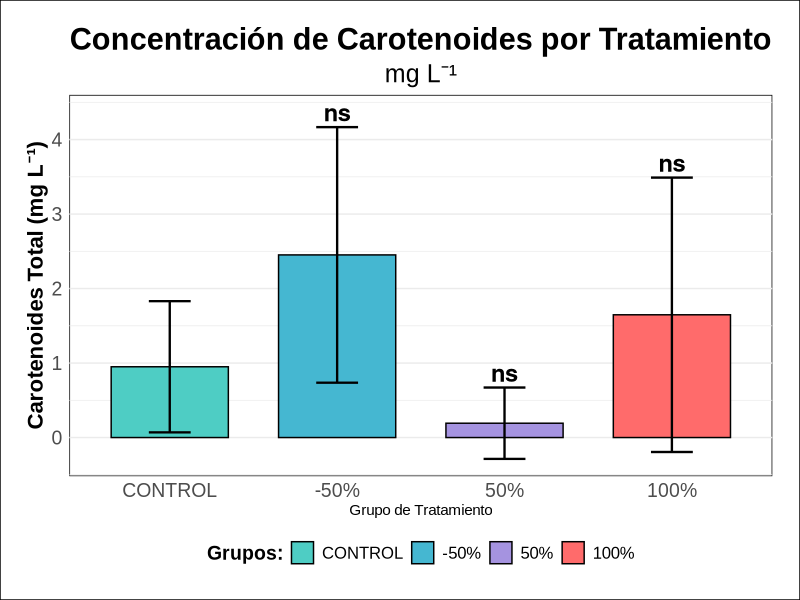
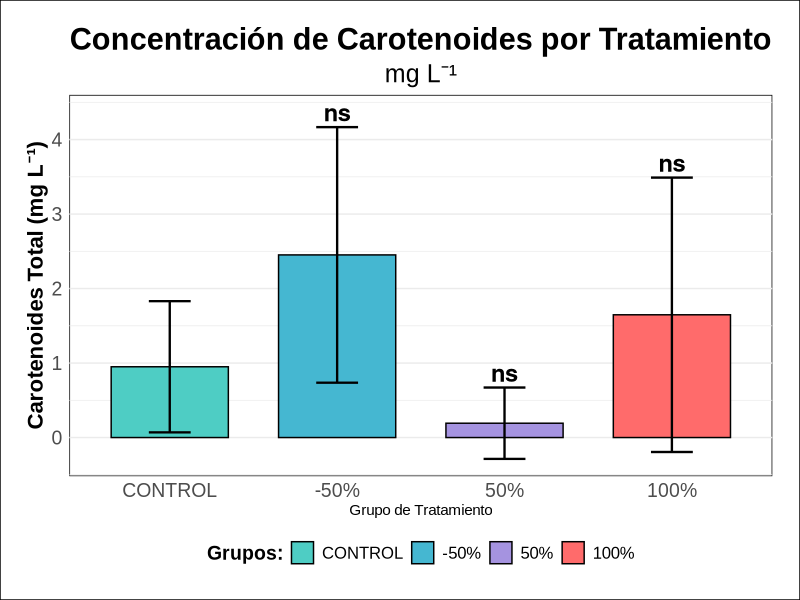

The R script that drew these images, in order:
# ==========================================================================
# Concentración de carotenoides por tratamiento
# ==========================================================================
# Autor: Dr. José Juan Torres Martínez
# Docente de Ciencias Químicas
# Universidad Autónoma de San Luis Potosí (UASLP)
# México
#
# Material académico para estudiantes
#
# Descripción: Análisis estadístico (prueba de Dunnett) y gráfico de la concentración de carotenoides por tratamiento.
# ==========================================================================


# 1. CARGAR PAQUETES Y DATOS
# ----------------------------------
library(tidyverse)
library(multcomp)
library(ggtext)

# Nuevos datos de carotenoides calculando la media de las repeticiones
datos_carotenoides <- data.frame(
  Grupo = factor(rep(c("CONTROL", "-50%", "50%", "100%"), each = 3), levels = c("CONTROL", "-50%", "50%", "100%")),
  Repetición = factor(rep(1:3, 4)),
  Carotenoides_Total = c(1.607437, 1.293179, -0.050430,
                         2.116677, 0.928509, 4.309613,
                         0.011860, -0.170163, 0.735460,
                         2.969862, 2.429413, -0.455743)
)

# ----------------------------------
# 2. ANÁLISIS ESTADÍSTICO
# ----------------------------------
dunnett_resultados_carotenoides <- datos_carotenoides %>%
  group_by(NULL) %>% # No agrupamos por días
  group_modify(~ {
    .x$Grupo <- relevel(.x$Grupo, ref = "CONTROL")
    modelo <- aov(Carotenoides_Total ~ Grupo, data = .x)
    dunnett <- glht(modelo, linfct = mcp(Grupo = "Dunnett"))
    resumen <- summary(dunnett)
    
    data.frame(
      contrast = names(coef(dunnett)),
      estimate = as.numeric(coef(dunnett)),
      p.value = as.numeric(resumen$test$pvalues),
      stringsAsFactors = FALSE
    )
  }) %>%
  ungroup() %>%
  mutate(
    contrast = str_remove(contrast, " - CONTROL"),
    p.adj = p.value,
    p.adj.signif = case_when(
      p.adj > 0.05 ~ "ns",
      p.adj <= 0.05 & p.adj > 0.01 ~ "*",
      p.adj <= 0.01 & p.adj > 0.001 ~ "**",
      p.adj <= 0.001 ~ "***"
    )
  )

# Preparar datos para gráfico
datos_resumen_carotenoides <- datos_carotenoides %>%
  group_by(Grupo) %>%
  summarise(
    Media_Carotenoides = mean(Carotenoides_Total),
    DE_Carotenoides = sd(Carotenoides_Total),
    n = n(),
    .groups = "drop"
  )

resultados_grafico_carotenoides <- datos_resumen_carotenoides %>%
  filter(Grupo != "CONTROL") %>%
  left_join(dunnett_resultados_carotenoides, by = c("Grupo" = "contrast")) %>%
  mutate(y.position = Media_Carotenoides + DE_Carotenoides + 0.2) # Ajuste menor para la posición de las etiquetas

# ----------------------------------
# 3. GRÁFICO CON LEYENDA
# ----------------------------------
grafico_final_carotenoides <- ggplot(datos_resumen_carotenoides, aes(x = Grupo, y = Media_Carotenoides, fill = Grupo)) +
  geom_bar(stat = "identity", color = "black", position = position_dodge(), width = 0.7) +
  geom_errorbar(aes(ymin = Media_Carotenoides - DE_Carotenoides,
                    ymax = Media_Carotenoides + DE_Carotenoides),
                width = 0.25,
                position = position_dodge(0.7),
                size = 0.8) +
  scale_fill_manual(values = c("CONTROL" = "#4ECDC4",
                               "-50%" = "#45B7D1",
                               "50%" = "#A593E0",
                               "100%" = "#FF6B6B"),
                    name = "Grupos:") +
  geom_text(data = resultados_grafico_carotenoides %>% filter(!is.na(p.adj.signif)),
            aes(x = Grupo, y = y.position, label = p.adj.signif),
            size = 6, fontface = "bold", color = "black",
            position = position_dodge(width = 0.7)) +
  labs(
    title = "Concentración de Carotenoides por Tratamiento",
    subtitle = "mg L⁻¹",
    x = "Grupo de Tratamiento",
    y = "Carotenoides Total (mg L⁻¹)"
  ) +
  theme_minimal() +
  theme(
    text = element_text(family = "Arial"),
    plot.background = element_rect(fill = "white"),
    panel.background = element_rect(fill = "white"),
    plot.title = element_text(face = "bold", hjust = 0.5, size = 22),
    plot.subtitle = element_text(hjust = 0.5, size = 18),
    axis.title.y = element_text(face = "bold", size = 16),
    axis.text.x = element_text(size = 14),
    axis.text.y = element_text(size = 14),
    legend.position = "bottom",
    legend.title = element_text(face = "bold", size = 14),
    legend.text = element_text(size = 12),
    panel.grid.major.x = element_blank(),
    panel.grid.minor.x = element_blank(),
    plot.margin = margin(20, 20, 20, 20),
    strip.background = element_rect(fill = "lightgray")
  )

# Mostrar gráfico
print(grafico_final_carotenoides)

# Exportar en alta calidad
ggsave("carotenoides_tratamientos.tiff", plot = grafico_final_carotenoides,
       device = "tiff", dpi = 1200, bg = "white",
       width = 10, height = 6, units = "in", compression = "lzw")

# --------------------------------------------------------------------------
# Interpretación: Concentración de Carotenoides por Tratamiento
# --------------------------------------------------------------------------
# - Eje X: Grupo de Tratamiento (CONTROL, -50%, 50% y 100%). Es una variable
#   categórica, sin unidades: cada barra es un tratamiento distinto, no una cantidad
#   que aumente de izquierda a derecha. Los tratamientos son niveles de un factor
#   (por ejemplo, una dosis o condición aplicada al cultivo).
# - Eje Y: Carotenoides Total, en miligramos por litro (mg L⁻¹). La altura de cada
#   barra es la media de las 3 repeticiones de ese tratamiento. La línea vertical
#   que cruza cada barra es la barra de error: muestra la desviación estándar (DE),
#   es decir, cuánto variaron las repeticiones alrededor de la media. También está
#   en mg L⁻¹, igual que el eje Y.
# - Lo que se aprecia: la barra más alta es la del tratamiento -50% (media de
#   aprox. 2.45 mg L⁻¹) y la más baja es la del 50% (media de aprox. 0.19 mg L⁻¹).
#   El CONTROL queda en aprox. 0.95 mg L⁻¹ y el 100% en aprox. 1.65 mg L⁻¹. Las
#   barras de error son grandes, sobre todo en -50% y en 100%: dentro de un mismo
#   tratamiento las repeticiones dieron valores muy distintos entre sí.
# - Qué significa: en promedio, el tratamiento -50% acumuló más carotenoides que el
#   control, mientras que el 50% acumuló menos. Pero como la variación entre
#   repeticiones es grande, la media sola no basta para concluir: hay que mirar los
#   símbolos sobre cada barra, que son el resultado de la prueba de Dunnett, que
#   compara cada tratamiento contra el CONTROL (ns = sin diferencia significativa,
#   p > 0.05; * p ≤ 0.05; ** p ≤ 0.01; *** p ≤ 0.001).

# --------------------------------------------------------------------------
# Qué aprendimos
# --------------------------------------------------------------------------
# - Cómo leer un gráfico de barras con media y desviación estándar: la altura de la
#   barra es el promedio de las repeticiones y la barra de error indica cuánto se
#   dispersaron esas repeticiones.
# - Que el eje X puede ser categórico (tratamientos) y no tener unidades, mientras
#   que el eje Y sí las tiene: aquí, miligramos por litro (mg L⁻¹).
# - Que una media alta con una barra de error grande es menos confiable que una media
#   parecida con una barra de error pequeña, y por eso se usa una prueba estadística
#   (Dunnett) para comparar cada tratamiento contra el control.
# - Que el tratamiento -50% tuvo la media más alta de carotenoides (aprox. 2.45 mg L⁻¹)
#   y el 50% la más baja (aprox. 0.19 mg L⁻¹), y que los símbolos sobre las barras
#   indican si cada tratamiento difiere del control según la prueba de Dunnett.
